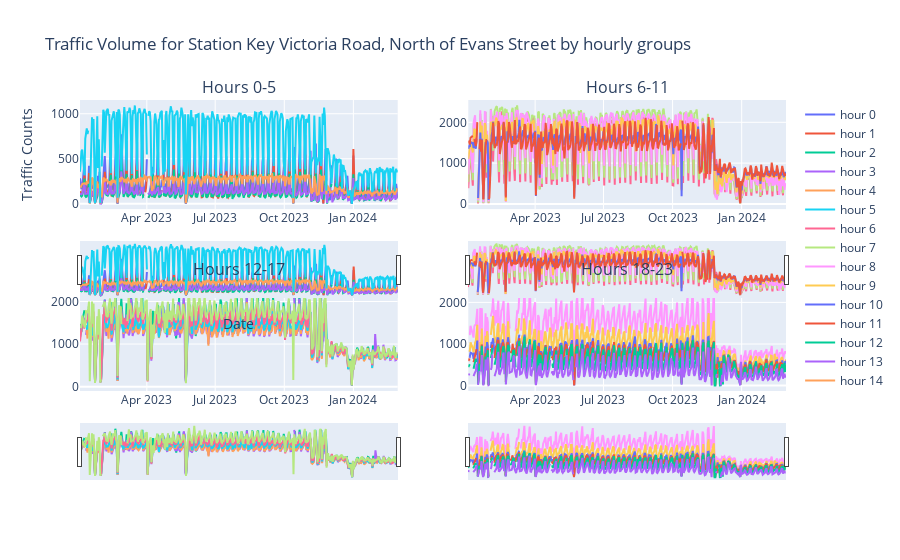

Notebook cell for this chart:
### Code cell
plot_hourly_groups_for_station_key_plotly("15286012")

### Figure 1 — Plotly figure (JSON) as saved in the notebook; plotly's stock layout.template omitted (floating-point values rounded to 4 significant figures; data arrays with more than 128 entries replaced by an {"elided": "..."} marker saying what was removed)
{"data": [{"mode": "lines", "name": "hour 0", "type": "scatter", "x": {"elided": "412 str values"}, "xaxis": "x", "y": {"elided": "412 int values"}, "yaxis": "y"}, {"mode": "lines", "name": "hour 1", "type": "scatter", "x": {"elided": "412 str values"}, "xaxis": "x", "y": {"elided": "412 int values"}, "yaxis": "y"}, {"mode": "lines", "name": "hour 2", "type": "scatter", "x": {"elided": "412 str values"}, "xaxis": "x", "y": {"elided": "412 int values"}, "yaxis": "y"}, {"mode": "lines", "name": "hour 3", "type": "scatter", "x": {"elided": "412 str values"}, "xaxis": "x", "y": {"elided": "412 int values"}, "yaxis": "y"}, {"mode": "lines", "name": "hour 4", "type": "scatter", "x": {"elided": "412 str values"}, "xaxis": "x", "y": {"elided": "412 int values"}, "yaxis": "y"}, {"mode": "lines", "name": "hour 5", "type": "scatter", "x": {"elided": "412 str values"}, "xaxis": "x", "y": {"elided": "412 int values"}, "yaxis": "y"}, {"mode": "lines", "name": "hour 6", "type": "scatter", "x": {"elided": "412 str values"}, "xaxis": "x2", "y": {"elided": "412 int values"}, "yaxis": "y2"}, {"mode": "lines", "name": "hour 7", "type": "scatter", "x": {"elided": "412 str values"}, "xaxis": "x2", "y": {"elided": "412 int values"}, "yaxis": "y2"}, {"mode": "lines", "name": "hour 8", "type": "scatter", "x": {"elided": "412 str values"}, "xaxis": "x2", "y": {"elided": "412 int values"}, "yaxis": "y2"}, {"mode": "lines", "name": "hour 9", "type": "scatter", "x": {"elided": "412 str values"}, "xaxis": "x2", "y": {"elided": "412 int values"}, "yaxis": "y2"}, {"mode": "lines", "name": "hour 10", "type": "scatter", "x": {"elided": "412 str values"}, "xaxis": "x2", "y": {"elided": "412 int values"}, "yaxis": "y2"}, {"mode": "lines", "name": "hour 11", "type": "scatter", "x": {"elided": "412 str values"}, "xaxis": "x2", "y": {"elided": "412 int values"}, "yaxis": "y2"}, {"mode": "lines", "name": "hour 12", "type": "scatter", "x": {"elided": "412 str values"}, "xaxis": "x3", "y": {"elided": "412 int values"}, "yaxis": "y3"}, {"mode": "lines", "name": "hour 13", "type": "scatter", "x": {"elided": "412 str values"}, "xaxis": "x3", "y": {"elided": "412 int values"}, "yaxis": "y3"}, {"mode": "lines", "name": "hour 14", "type": "scatter", "x": {"elided": "412 str values"}, "xaxis": "x3", "y": {"elided": "412 int values"}, "yaxis": "y3"}, {"mode": "lines", "name": "hour 15", "type": "scatter", "x": {"elided": "412 str values"}, "xaxis": "x3", "y": {"elided": "412 int values"}, "yaxis": "y3"}, {"mode": "lines", "name": "hour 16", "type": "scatter", "x": {"elided": "412 str values"}, "xaxis": "x3", "y": {"elided": "412 int values"}, "yaxis": "y3"}, {"mode": "lines", "name": "hour 17", "type": "scatter", "x": {"elided": "412 str values"}, "xaxis": "x3", "y": {"elided": "412 int values"}, "yaxis": "y3"}, {"mode": "lines", "name": "hour 18", "type": "scatter", "x": {"elided": "412 str values"}, "xaxis": "x4", "y": {"elided": "412 int values"}, "yaxis": "y4"}, {"mode": "lines", "name": "hour 19", "type": "scatter", "x": {"elided": "412 str values"}, "xaxis": "x4", "y": {"elided": "412 int values"}, "yaxis": "y4"}, {"mode": "lines", "name": "hour 20", "type": "scatter", "x": {"elided": "412 str values"}, "xaxis": "x4", "y": {"elided": "412 int values"}, "yaxis": "y4"}, {"mode": "lines", "name": "hour 21", "type": "scatter", "x": {"elided": "412 str values"}, "xaxis": "x4", "y": {"elided": "412 int values"}, "yaxis": "y4"}, {"mode": "lines", "name": "hour 22", "type": "scatter", "x": {"elided": "412 str values"}, "xaxis": "x4", "y": {"elided": "412 int values"}, "yaxis": "y4"}, {"mode": "lines", "name": "hour 23", "type": "scatter", "x": {"elided": "412 str values"}, "xaxis": "x4", "y": {"elided": "412 int values"}, "yaxis": "y4"}], "layout": {"annotations": [{"font": {"size": 16}, "showarrow": false, "text": "Hours 0-5", "x": 0.225, "xanchor": "center", "xref": "paper", "y": 1, "yanchor": "bottom", "yref": "paper"}, {"font": {"size": 16}, "showarrow": false, "text": "Hours 6-11", "x": 0.775, "xanchor": "center", "xref": "paper", "y": 1, "yanchor": "bottom", "yref": "paper"}, {"font": {"size": 16}, "showarrow": false, "text": "Hours 12-17", "x": 0.225, "xanchor": "center", "xref": "paper", "y": 0.375, "yanchor": "bottom", "yref": "paper"}, {"font": {"size": 16}, "showarrow": false, "text": "Hours 18-23", "x": 0.775, "xanchor": "center", "xref": "paper", "y": 0.375, "yanchor": "bottom", "yref": "paper"}], "hovermode": "x", "title": {"text": "Traffic Volume for Station Key Victoria Road, North of Evans Street by hourly groups"}, "xaxis": {"anchor": "y", "domain": [0, 0.45], "rangeslider": {"visible": true}, "title": {"text": "Date"}}, "xaxis2": {"anchor": "y2", "domain": [0.55, 1], "rangeslider": {"visible": true}}, "xaxis3": {"anchor": "y3", "domain": [0, 0.45], "rangeslider": {"visible": true}}, "xaxis4": {"anchor": "y4", "domain": [0.55, 1], "rangeslider": {"visible": true}}, "yaxis": {"anchor": "x", "domain": [0.625, 1], "title": {"text": "Traffic Counts"}}, "yaxis2": {"anchor": "x2", "domain": [0.625, 1]}, "yaxis3": {"anchor": "x3", "domain": [0, 0.375]}, "yaxis4": {"anchor": "x4", "domain": [0, 0.375]}}}
